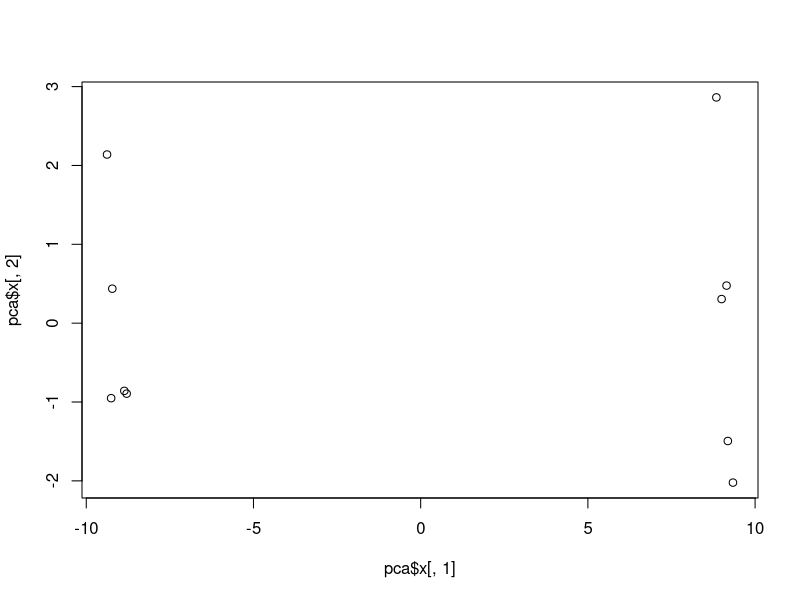
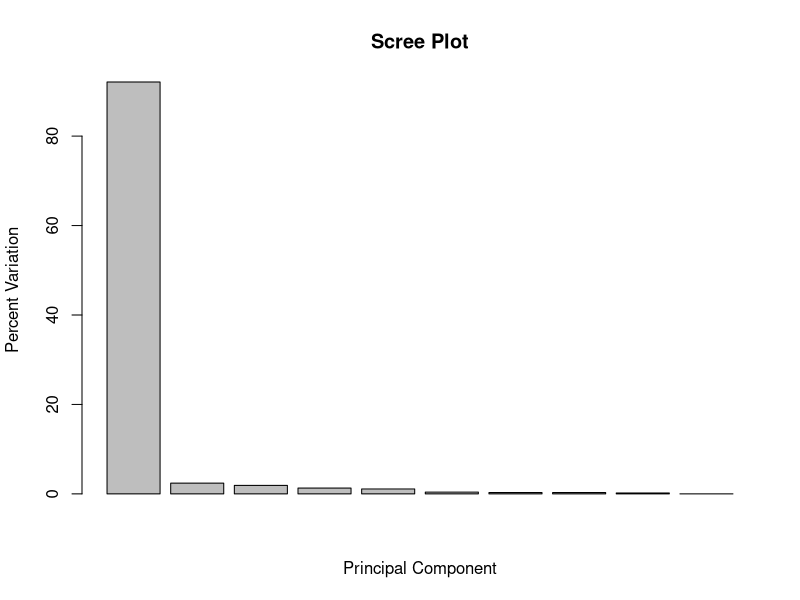
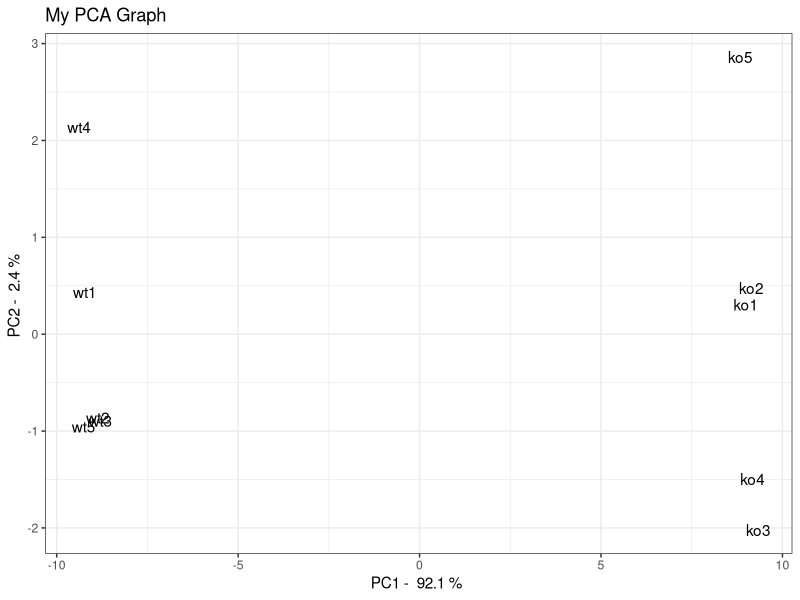

The R source for these figures, in order:
# PCA (Principal Component Analysis)
# function: prcomp()

# create data
data.matrix <- matrix(nrow = 100, ncol = 10)
colnames(data.matrix) <- c(
  paste("wt", 1:5, sep = ""), 
  paste("ko", 1:5, sep = ""))
rownames(data.matrix) <- paste("gene", 1:100, sep = "") 
for (i in 1:100) {
  wt.values <- rpois(5, lambda = sample(x=10:1000, size = 1))
  ko.values <- rpois(5, lambda = sample(x=10:1000, size = 1))
  data.matrix[i, ] <- c(wt.values, ko.values)
}

head(data.matrix)

# PCA: prcomp()
# the example data created variables in row and cases in column, therefore the data matrix should be transposed using t() function. 
pca <- prcomp(t(data.matrix), scale = TRUE) # prcomp() retruns x, sdev, and rotaion

# PCA:principal compoents = pca$x[, component#]
# number of the all principal components = number of variables, 10
# x contains the principal components for drawing a graph. 
# x columns are in the order of importace of the principal components
# ploting data by the two most important principal components
plot(pca$x[, 1], pca$x[, 2])

# PCA: importance of the principal components using the varinace of the projected values of the data to each principal line, pca$sdev
pca.var <- pca$sdev^2 # variance of each principal component (projected to each principal line)
pca.var.percentage <- round(pca.var / sum(pca.var)*100, 1) # variance percentage of each principal compoent
barplot(pca.var.percentage, main = "Scree Plot", xlab = "Principal Component", ylab = "Percent Variation")

# make fancy plot using ggplot2
library(ggplot2)
pca.data <- data.frame(Sample = rownames(pca$x), x = pca$x[,1], y=pca$x[,2])
head(pca.data)
ggplot(data = pca.data, aes(x=x, y =y, label = Sample)) +
  geom_text() +  # plot labels rather than dots or shapes
  xlab(paste("PC1 - ", pca.var.percentage[1], "%", ssep = "")) +
  ylab(paste("PC2 - ", pca.var.percentage[2], "%", ssep = "")) +
  theme_bw() +  # makes the graph's background white
  ggtitle("My PCA Graph")

# PCA: loadning scores for each PC = pca$rotation[, 1]
# PC scores of each data = loading_score of var1 * data of var1 + loading_score of var2 * data of var2 + ...
# the loading scores are coefficient of the linear line for a PC
loading_scores <- pca$rotation[, 1] # loading scores of the first component
head(loading_scores)

gene_scores <- abs(loading_scores) # magnitude of the loading scores (+ or - coefficient of the PC line)
gene_score_ranking <- sort(gene_scores, decreasing = TRUE)
top_10_genes <- names(gene_score_ranking[1:10])
top_10_genes
pca$rotation[top_10_genes,1]
